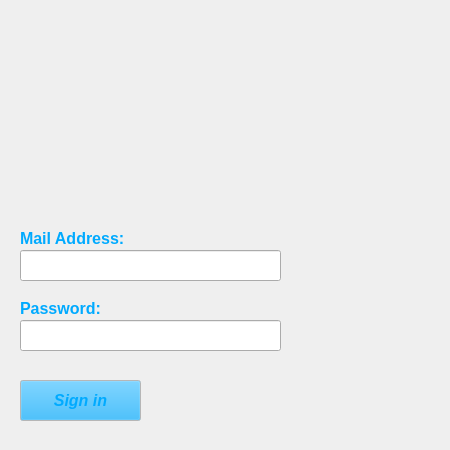
<?xml version="1.0" encoding="UTF-8"?>
<ui version="4.0">
 <class>SigninWindow</class>
 <widget class="QMainWindow" name="SigninWindow">
  <property name="geometry">
   <rect>
    <x>0</x>
    <y>0</y>
    <width>450</width>
    <height>450</height>
   </rect>
  </property>
  <property name="minimumSize">
   <size>
    <width>450</width>
    <height>450</height>
   </size>
  </property>
  <property name="maximumSize">
   <size>
    <width>450</width>
    <height>450</height>
   </size>
  </property>
  <property name="cursor">
   <cursorShape>ArrowCursor</cursorShape>
  </property>
  <property name="windowTitle">
   <string>MainWindow</string>
  </property>
  <property name="autoFillBackground">
   <bool>true</bool>
  </property>
  <property name="inputMethodHints">
   <set>Qt::ImhNone</set>
  </property>
  <widget class="QWidget" name="centralwidget">
   <widget class="QLineEdit" name="lineEdit">
    <property name="geometry">
     <rect>
      <x>20</x>
      <y>250</y>
      <width>261</width>
      <height>31</height>
     </rect>
    </property>
    <property name="font">
     <font>
      <family>Arial</family>
      <pointsize>12</pointsize>
     </font>
    </property>
    <property name="inputMask">
     <string comment=" "/>
    </property>
    <property name="text">
     <string comment=" "/>
    </property>
    <property name="echoMode">
     <enum>QLineEdit::Normal</enum>
    </property>
    <property name="dragEnabled">
     <bool>false</bool>
    </property>
    <property name="placeholderText">
     <string/>
    </property>
    <property name="clearButtonEnabled">
     <bool>false</bool>
    </property>
   </widget>
   <widget class="QLabel" name="label">
    <property name="geometry">
     <rect>
      <x>20</x>
      <y>230</y>
      <width>171</width>
      <height>16</height>
     </rect>
    </property>
    <property name="palette">
     <palette>
      <active>
       <colorrole role="WindowText">
        <brush brushstyle="SolidPattern">
         <color alpha="255">
          <red>0</red>
          <green>170</green>
          <blue>255</blue>
         </color>
        </brush>
       </colorrole>
      </active>
      <inactive>
       <colorrole role="WindowText">
        <brush brushstyle="SolidPattern">
         <color alpha="255">
          <red>0</red>
          <green>170</green>
          <blue>255</blue>
         </color>
        </brush>
       </colorrole>
      </inactive>
      <disabled>
       <colorrole role="WindowText">
        <brush brushstyle="SolidPattern">
         <color alpha="255">
          <red>120</red>
          <green>120</green>
          <blue>120</blue>
         </color>
        </brush>
       </colorrole>
      </disabled>
     </palette>
    </property>
    <property name="font">
     <font>
      <family>Arial</family>
      <pointsize>12</pointsize>
      <weight>75</weight>
      <italic>false</italic>
      <bold>true</bold>
     </font>
    </property>
    <property name="text">
     <string>Mail Address:</string>
    </property>
   </widget>
   <widget class="QLineEdit" name="lineEdit_2">
    <property name="geometry">
     <rect>
      <x>20</x>
      <y>320</y>
      <width>261</width>
      <height>31</height>
     </rect>
    </property>
    <property name="font">
     <font>
      <family>Arial</family>
      <pointsize>12</pointsize>
     </font>
    </property>
    <property name="inputMethodHints">
     <set>Qt::ImhEmailCharactersOnly</set>
    </property>
    <property name="inputMask">
     <string/>
    </property>
    <property name="text">
     <string/>
    </property>
   </widget>
   <widget class="QPushButton" name="pushButton">
    <property name="geometry">
     <rect>
      <x>20</x>
      <y>380</y>
      <width>121</width>
      <height>41</height>
     </rect>
    </property>
    <property name="palette">
     <palette>
      <active>
       <colorrole role="WindowText">
        <brush brushstyle="SolidPattern">
         <color alpha="255">
          <red>0</red>
          <green>170</green>
          <blue>255</blue>
         </color>
        </brush>
       </colorrole>
       <colorrole role="Button">
        <brush brushstyle="SolidPattern">
         <color alpha="255">
          <red>0</red>
          <green>170</green>
          <blue>255</blue>
         </color>
        </brush>
       </colorrole>
       <colorrole role="Midlight">
        <brush brushstyle="SolidPattern">
         <color alpha="255">
          <red>255</red>
          <green>255</green>
          <blue>255</blue>
         </color>
        </brush>
       </colorrole>
       <colorrole role="Dark">
        <brush brushstyle="SolidPattern">
         <color alpha="255">
          <red>255</red>
          <green>255</green>
          <blue>255</blue>
         </color>
        </brush>
       </colorrole>
       <colorrole role="Mid">
        <brush brushstyle="SolidPattern">
         <color alpha="255">
          <red>255</red>
          <green>255</green>
          <blue>255</blue>
         </color>
        </brush>
       </colorrole>
       <colorrole role="Text">
        <brush brushstyle="SolidPattern">
         <color alpha="255">
          <red>0</red>
          <green>170</green>
          <blue>255</blue>
         </color>
        </brush>
       </colorrole>
       <colorrole role="ButtonText">
        <brush brushstyle="SolidPattern">
         <color alpha="255">
          <red>0</red>
          <green>170</green>
          <blue>255</blue>
         </color>
        </brush>
       </colorrole>
       <colorrole role="Base">
        <brush brushstyle="SolidPattern">
         <color alpha="255">
          <red>255</red>
          <green>255</green>
          <blue>255</blue>
         </color>
        </brush>
       </colorrole>
       <colorrole role="Window">
        <brush brushstyle="SolidPattern">
         <color alpha="255">
          <red>255</red>
          <green>255</green>
          <blue>255</blue>
         </color>
        </brush>
       </colorrole>
      </active>
      <inactive>
       <colorrole role="WindowText">
        <brush brushstyle="SolidPattern">
         <color alpha="255">
          <red>0</red>
          <green>170</green>
          <blue>255</blue>
         </color>
        </brush>
       </colorrole>
       <colorrole role="Button">
        <brush brushstyle="SolidPattern">
         <color alpha="255">
          <red>0</red>
          <green>170</green>
          <blue>255</blue>
         </color>
        </brush>
       </colorrole>
       <colorrole role="Midlight">
        <brush brushstyle="SolidPattern">
         <color alpha="255">
          <red>255</red>
          <green>255</green>
          <blue>255</blue>
         </color>
        </brush>
       </colorrole>
       <colorrole role="Dark">
        <brush brushstyle="SolidPattern">
         <color alpha="255">
          <red>255</red>
          <green>255</green>
          <blue>255</blue>
         </color>
        </brush>
       </colorrole>
       <colorrole role="Mid">
        <brush brushstyle="SolidPattern">
         <color alpha="255">
          <red>255</red>
          <green>255</green>
          <blue>255</blue>
         </color>
        </brush>
       </colorrole>
       <colorrole role="Text">
        <brush brushstyle="SolidPattern">
         <color alpha="255">
          <red>0</red>
          <green>170</green>
          <blue>255</blue>
         </color>
        </brush>
       </colorrole>
       <colorrole role="ButtonText">
        <brush brushstyle="SolidPattern">
         <color alpha="255">
          <red>0</red>
          <green>170</green>
          <blue>255</blue>
         </color>
        </brush>
       </colorrole>
       <colorrole role="Base">
        <brush brushstyle="SolidPattern">
         <color alpha="255">
          <red>255</red>
          <green>255</green>
          <blue>255</blue>
         </color>
        </brush>
       </colorrole>
       <colorrole role="Window">
        <brush brushstyle="SolidPattern">
         <color alpha="255">
          <red>255</red>
          <green>255</green>
          <blue>255</blue>
         </color>
        </brush>
       </colorrole>
      </inactive>
      <disabled>
       <colorrole role="WindowText">
        <brush brushstyle="SolidPattern">
         <color alpha="255">
          <red>255</red>
          <green>255</green>
          <blue>255</blue>
         </color>
        </brush>
       </colorrole>
       <colorrole role="Button">
        <brush brushstyle="SolidPattern">
         <color alpha="255">
          <red>0</red>
          <green>170</green>
          <blue>255</blue>
         </color>
        </brush>
       </colorrole>
       <colorrole role="Midlight">
        <brush brushstyle="SolidPattern">
         <color alpha="255">
          <red>255</red>
          <green>255</green>
          <blue>255</blue>
         </color>
        </brush>
       </colorrole>
       <colorrole role="Dark">
        <brush brushstyle="SolidPattern">
         <color alpha="255">
          <red>255</red>
          <green>255</green>
          <blue>255</blue>
         </color>
        </brush>
       </colorrole>
       <colorrole role="Mid">
        <brush brushstyle="SolidPattern">
         <color alpha="255">
          <red>255</red>
          <green>255</green>
          <blue>255</blue>
         </color>
        </brush>
       </colorrole>
       <colorrole role="Text">
        <brush brushstyle="SolidPattern">
         <color alpha="255">
          <red>255</red>
          <green>255</green>
          <blue>255</blue>
         </color>
        </brush>
       </colorrole>
       <colorrole role="ButtonText">
        <brush brushstyle="SolidPattern">
         <color alpha="255">
          <red>255</red>
          <green>255</green>
          <blue>255</blue>
         </color>
        </brush>
       </colorrole>
       <colorrole role="Base">
        <brush brushstyle="SolidPattern">
         <color alpha="255">
          <red>255</red>
          <green>255</green>
          <blue>255</blue>
         </color>
        </brush>
       </colorrole>
       <colorrole role="Window">
        <brush brushstyle="SolidPattern">
         <color alpha="255">
          <red>255</red>
          <green>255</green>
          <blue>255</blue>
         </color>
        </brush>
       </colorrole>
      </disabled>
     </palette>
    </property>
    <property name="font">
     <font>
      <family>Arial</family>
      <pointsize>12</pointsize>
      <weight>75</weight>
      <italic>true</italic>
      <bold>true</bold>
     </font>
    </property>
    <property name="cursor">
     <cursorShape>ArrowCursor</cursorShape>
    </property>
    <property name="text">
     <string>Sign in</string>
    </property>
    <property name="autoDefault">
     <bool>false</bool>
    </property>
   </widget>
   <widget class="QLabel" name="label_2">
    <property name="geometry">
     <rect>
      <x>20</x>
      <y>300</y>
      <width>171</width>
      <height>16</height>
     </rect>
    </property>
    <property name="palette">
     <palette>
      <active>
       <colorrole role="WindowText">
        <brush brushstyle="SolidPattern">
         <color alpha="255">
          <red>0</red>
          <green>170</green>
          <blue>255</blue>
         </color>
        </brush>
       </colorrole>
      </active>
      <inactive>
       <colorrole role="WindowText">
        <brush brushstyle="SolidPattern">
         <color alpha="255">
          <red>0</red>
          <green>170</green>
          <blue>255</blue>
         </color>
        </brush>
       </colorrole>
      </inactive>
      <disabled>
       <colorrole role="WindowText">
        <brush brushstyle="SolidPattern">
         <color alpha="255">
          <red>120</red>
          <green>120</green>
          <blue>120</blue>
         </color>
        </brush>
       </colorrole>
      </disabled>
     </palette>
    </property>
    <property name="font">
     <font>
      <family>Arial</family>
      <pointsize>12</pointsize>
      <weight>75</weight>
      <italic>false</italic>
      <bold>true</bold>
     </font>
    </property>
    <property name="text">
     <string>Password:</string>
    </property>
   </widget>
  </widget>
 </widget>
 <resources/>
 <connections/>
</ui>
